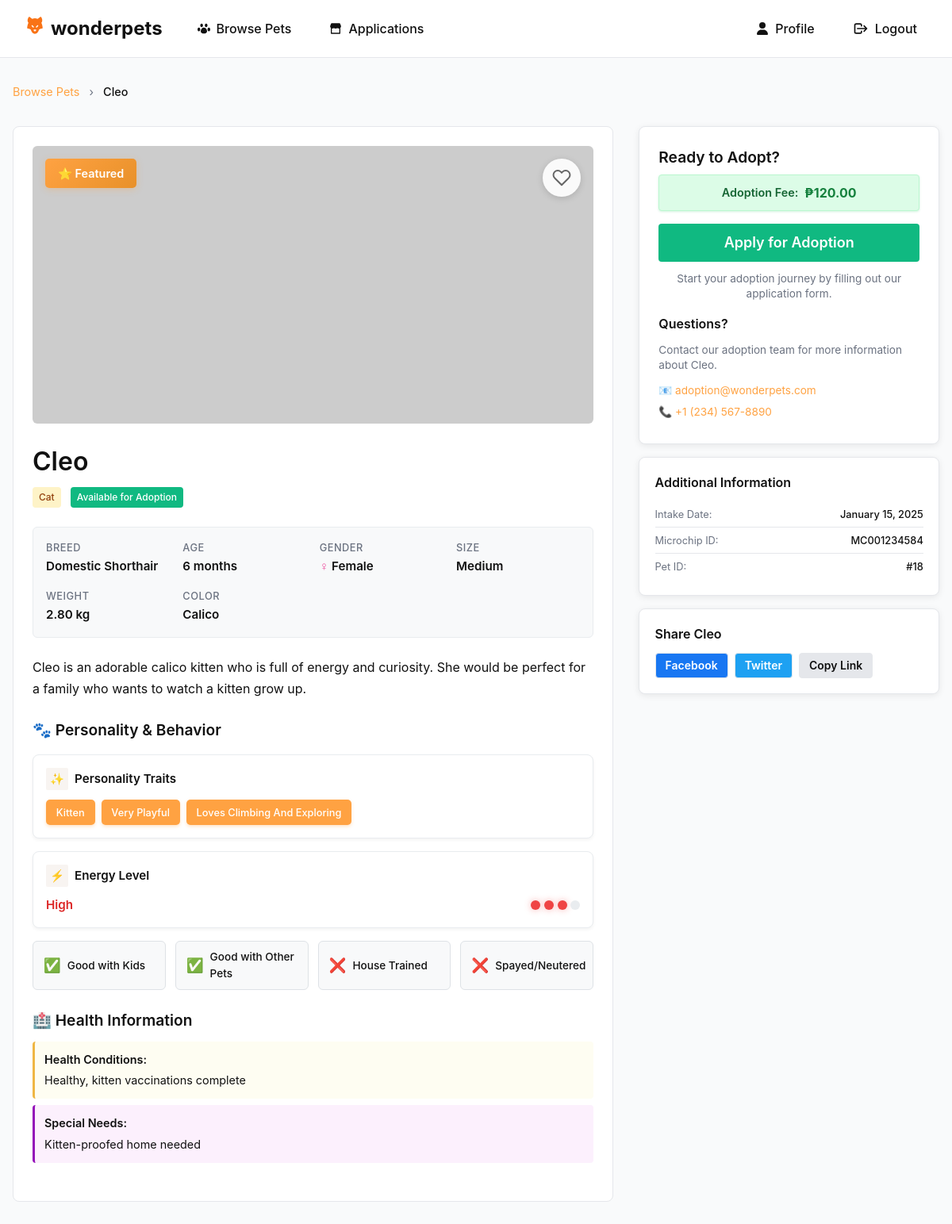
Screenshot of /src/pages/petProfile/index.php?id=18 (signed in) with the database file from the repository.
### tables this page shows
CREATE TABLE `pets` (
  `id` int(11) NOT NULL AUTO_INCREMENT,
  `name` varchar(100) NOT NULL,
  `pet_type_id` int(11) NOT NULL,
  `breed_id` int(11) DEFAULT NULL,
  `age_years` int(11) DEFAULT NULL,
  `age_months` int(11) DEFAULT NULL,
  `gender` enum('Male','Female','Unknown') NOT NULL,
  `size` enum('Small','Medium','Large','Extra Large') DEFAULT NULL,
  `weight` decimal(5,2) DEFAULT NULL COMMENT 'Weight in kg',
  `color` varchar(100) DEFAULT NULL,
  `personality_traits` text DEFAULT NULL,
  `health_conditions` text DEFAULT NULL,
  `special_needs` text DEFAULT NULL,
  `description` text DEFAULT NULL,
  `adoption_fee` decimal(10,2) DEFAULT 0.00,
  `is_spayed_neutered` tinyint(1) DEFAULT NULL,
  `is_house_trained` tinyint(1) DEFAULT NULL,
  `good_with_kids` tinyint(1) DEFAULT NULL,
  `good_with_pets` tinyint(1) DEFAULT NULL,
  `energy_level` enum('Low','Medium','High') DEFAULT NULL,
  `intake_date` date NOT NULL,
  `status` enum('available','pending','adopted','medical_hold','unavailable') NOT NULL DEFAULT 'available',
  `is_featured` tinyint(1) NOT NULL DEFAULT 0,
  `microchip_id` varchar(50) DEFAULT NULL,
  `pet_image` LONGBLOB DEFAULT NULL,
  `pet_image_type` varchar(50) DEFAULT NULL,
  `created_at` timestamp NOT NULL DEFAULT current_timestamp(),
  `updated_at` timestamp NOT NULL DEFAULT current_timestamp() ON UPDATE current_timestamp(),
  PRIMARY KEY (`id`),
  KEY `pet_type_id` (`pet_type_id`),
  KEY `breed_id` (`breed_id`),
  KEY `idx_status` (`status`),
  CONSTRAINT `pets_type_fk` FOREIGN KEY (`pet_type_id`) REFERENCES `pet_types` (`id`),
  CONSTRAINT `pets_breed_fk` FOREIGN KEY (`breed_id`) REFERENCES `breeds` (`id`) ON DELETE SET NULL
);

CREATE TABLE `pet_types` (
  `id` int(11) NOT NULL AUTO_INCREMENT,
  `type_name` varchar(50) NOT NULL,
  `description` text DEFAULT NULL,
  `is_active` tinyint(1) NOT NULL DEFAULT 1,
  `created_at` timestamp NOT NULL DEFAULT current_timestamp(),
  PRIMARY KEY (`id`),
  UNIQUE KEY `type_name` (`type_name`)
);

CREATE TABLE `breeds` (
  `id` int(11) NOT NULL AUTO_INCREMENT,
  `pet_type_id` int(11) NOT NULL,
  `breed_name` varchar(100) NOT NULL,
  `description` text DEFAULT NULL,
  `size_category` enum('Small','Medium','Large','Extra Large') DEFAULT NULL,
  `is_active` tinyint(1) NOT NULL DEFAULT 1,
  `created_at` timestamp NOT NULL DEFAULT current_timestamp(),
  PRIMARY KEY (`id`),
  KEY `pet_type_id` (`pet_type_id`),
  CONSTRAINT `breeds_pet_type_fk` FOREIGN KEY (`pet_type_id`) REFERENCES `pet_types` (`id`) ON DELETE CASCADE
);

### src/pages/petProfile/index.php (the view, shortened to what the rows shown need)
<?php
require '../../../server/db.php';
$pet_id = $_GET['id'] ?? null;
$pet_id = (int)$pet_id;
$sql = "
SELECT  p.*,
        b.breed_name,
        pt.type_name,
        (COALESCE(p.age_years,0) * 12 + COALESCE(p.age_months,0)) AS age_in_months
FROM pets p
LEFT JOIN breeds b ON b.id = p.breed_id
JOIN pet_types pt ON pt.id = p.pet_type_id
WHERE p.id = $pet_id
";
$result = $conn->query($sql);
$pet = $result ? $result->fetch_assoc() : null;
$age_years = (int)($pet['age_years'] ?? 0);
$age_months = (int)($pet['age_months'] ?? 0);
$age_display = '';
if ($age_years > 0) {
    $age_display .= $age_years . ' year' . ($age_years > 1 ? 's' : '');
    if ($age_months > 0) {
        $age_display .= ' and ' . $age_months . ' month' . ($age_months > 1 ? 's' : '');
    }
} else {
    $age_display = $age_months . ' month' . ($age_months > 1 ? 's' : '');
}
?>
<!DOCTYPE html>
<html lang="en">
<head>
    <link rel="stylesheet" href="index.css?v=<?php echo time(); ?>">
</head>
<body>
    <main class="container">
        <nav class="breadcrumb">
            <a href="../home/index.php">Browse Pets</a>
            <span class="separator">›</span>
            <span class="current"><?= htmlspecialchars($pet['name']) ?></span>
        </nav>
        <div class="pet-profile">
            <div class="profile-main">
                <div class="pet-info">
                    <div class="pet-header">
                        <h1 class="pet-name"><?= htmlspecialchars($pet['name']) ?></h1>
                        <div class="pet-meta">
                            <span class="badge badge-primary pet-type <?= strtolower($pet['type_name']) ?>"><?= htmlspecialchars($pet['type_name']) ?></span>
                            <span class="badge status-badge <?= strtolower(str_replace('_', '-', $pet['status'])) ?>">
                                <?php
                                switch($pet['status']) {
                                    case 'available':
                                        echo 'Available for Adoption';
                                        break;
                                }
                                ?>
                            </span>
                        </div>
                    </div>
                    <div class="facts">
                        <div class="fact-item">
                            <span class="label">Breed</span>
                            <span class="value"><?= htmlspecialchars($pet['breed_name'] ?? 'Mixed Breed') ?></span>
                        </div>
                        <div class="fact-item">
                            <span class="label">Age</span>
                            <span class="value"><?= $age_display ?></span>
                        </div>
                        <div class="fact-item">
                            <span class="value">
                                <span class="pet-gender <?= strtolower($pet['gender']) ?>">
                                    <?= htmlspecialchars($pet['gender']) ?>
                                </span>
                            </span>
                        </div>
                        <div class="fact-item">
                            <span class="label">Size</span>
                            <span class="value"><?= htmlspecialchars($pet['size'] ?? 'Not specified') ?></span>
                        </div>
                        <?php if ($pet['weight']): ?>
                        <div class="fact-item">
                            <span class="label">Weight</span>
                            <span class="value"><?= htmlspecialchars($pet['weight']) ?> kg</span>
                        </div>
                        <?php endif; ?>
                        <?php if ($pet['color']): ?>
                        <div class="fact-item">
                            <span class="label">Color</span>
                            <span class="value"><?= htmlspecialchars($pet['color']) ?></span>
                        </div>
                        <?php endif; ?>
                    </div>
                    <?php if ($pet['description']): ?>
                    <div class="description-section">
                        <p class="description"><?= nl2br(htmlspecialchars($pet['description'])) ?></p>
                    </div>
                    <?php endif; ?>
                    <?php if ($pet['personality_traits'] || $pet['energy_level'] || $pet['good_with_kids'] !== null || $pet['good_with_pets'] !== null): ?>
                    <div class="personality-section">
                        <?php if ($pet['personality_traits']): ?>
                        <div class="trait-card">
                            <div class="trait-tags">
                                <?php
                                $traits = preg_split('/[,.]/', $pet['personality_traits']);
                                foreach ($traits as $trait):
                                    $trait = trim($trait);
                                    if (!empty($trait)):
                                ?>
                                    <span class="trait-tag"><?= htmlspecialchars($trait) ?></span>
                                <?php
                                    endif;
                                endforeach;
                                ?>
                            </div>
                        </div>
                        <?php endif; ?>
                        <?php if ($pet['energy_level']): ?>
                        <div class="energy-card">
                            <div class="trait-header">
                                <span class="trait-icon">⚡</span>
                                <span class="trait-label">Energy Level</span>
                            </div>
                            <div class="energy-display">
                                <span class="energy-level-text <?php
                                    $energy_level = strtolower($pet['energy_level']);
                                    $energy_class = 'low';
                                    if (strpos($energy_level, 'low') !== false) {
                                        $energy_class = 'low';
                                    } elseif (strpos($energy_level, 'moderate') !== false || strpos($energy_level, 'medium') !== false) {
                                        $energy_class = 'medium';
                                    } elseif (strpos($energy_level, 'high') !== false) {
                                        $energy_class = 'high';
                                    }
                                    echo $energy_class;
                                ?>"><?= htmlspecialchars($pet['energy_level']) ?></span>
                                <div class="energy-bar">
                                    <?php
                                    $energy_value = 1;
                                    if (strpos($energy_level, 'low') !== false) $energy_value = 1;
                                    elseif (strpos($energy_level, 'moderate') !== false || strpos($energy_level, 'medium') !== false) $energy_value = 2;
                                    elseif (strpos($energy_level, 'high') !== false) $energy_value = 3;
                                    elseif (strpos($energy_level, 'very high') !== false) $energy_value = 4;
                                    for ($i = 1; $i <= 4; $i++):
                                    ?>
                                        <div class="energy-dot <?= $i <= $energy_value ? 'active ' . $energy_class : '' ?>"></div>
                                    <?php endfor; ?>
                                </div>
                            </div>
                        </div>
                        <?php endif; ?>
                    </div>
                    <?php endif; ?>
                    <?php if ($pet['health_conditions'] || $pet['special_needs']): ?>
                    <div class="health-section">
                        <?php if ($pet['health_conditions']): ?>
                        <div class="health-item health">
                            <span class="health-label">Health Conditions:</span>
                            <span class="health-value"><?= nl2br(htmlspecialchars($pet['health_conditions'])) ?></span>
                        </div>
                        <?php endif; ?>
                        <?php if ($pet['special_needs']): ?>
                        <div class="health-item needs">
                            <span class="health-label">Special Needs:</span>
                            <span class="health-value"><?= nl2br(htmlspecialchars($pet['special_needs'])) ?></span>
                        </div>
                        <?php endif; ?>
                    </div>
                    <?php endif; ?>
                </div>
            </div>
            <div class="profile-sidebar">
                <div class="adoption-card">
                    <div class="adoption-header">
                        <?php if ($pet['status'] === 'available'): ?>
                            <?php if ($pet['adoption_fee'] > 0): ?>
                                <div class="adoption-fee">
                                    Adoption Fee: <strong>₱<?= number_format($pet['adoption_fee'], 2) ?></strong>
                                </div>
                            <?php endif; ?>
                        <?php elseif ($pet['status'] === 'adopted'): ?>
                            <h3>🎉 Great News!</h3>
                            <p class="adoption-message"><?= htmlspecialchars($pet['name']) ?> has found a loving home!</p>
                        <?php elseif ($pet['status'] === 'pending'): ?>
                            <h3>📝 Adoption in Progress</h3>
                            <p class="adoption-message"><?= htmlspecialchars($pet['name']) ?> is currently under review for adoption.</p>
                        <?php elseif ($pet['status'] === 'medical_hold'): ?>
                            <h3>🏥 Medical Care</h3>
                            <p class="adoption-message"><?= htmlspecialchars($pet['name']) ?> is receiving medical care and will be available soon.</p>
                        <?php else: ?>
                            <h3>Currently Unavailable</h3>
                            <p class="adoption-message"><?= htmlspecialchars($pet['name']) ?> is temporarily unavailable for adoption.</p>
                        <?php endif; ?>
                    </div>
                    <div class="contact-info">
                        <h4>Questions?</h4>
                        <p>Contact our adoption team for more information about <?= htmlspecialchars($pet['name']) ?>.</p>
                        <a href="mailto:adoption@wonderpets.com" class="contact-link">
                            📧 adoption@wonderpets.com
                        </a>
                        <a href="tel:+1234567890" class="contact-link">
                            📞 +1 (234) 567-8890
                        </a>
                    </div>
                </div>
                <div class="additional-info">
                    <div class="info-item">
                        <span class="info-label">Intake Date:</span>
                        <span class="info-value"><?= date('F j, Y', strtotime($pet['intake_date'])) ?></span>
                    </div>
                    <?php if ($pet['microchip_id']): ?>
                    <div class="info-item">
                        <span class="info-label">Microchip ID:</span>
                        <span class="info-value"><?= htmlspecialchars($pet['microchip_id']) ?></span>
                    </div>
                    <?php endif; ?>
                    <div class="info-item">
                        <span class="info-label">Pet ID:</span>
                        <span class="info-value">#<?= $pet['id'] ?></span>
                    </div>
                </div>
                <div class="share-section">
                    <h4>Share <?= htmlspecialchars($pet['name']) ?></h4>
                    <div class="share-buttons">
                        <button onclick="shareOnFacebook()" class="btn btn-sm btn-secondary share-btn facebook">Facebook</button>
                        <button onclick="shareOnTwitter()" class="btn btn-sm btn-secondary share-btn twitter">Twitter</button>
                        <button onclick="copyLink()" class="btn btn-sm btn-secondary share-btn link">Copy Link</button>
                    </div>
                </div>
            </div>
        </div>
    </main>
</body>
</html>

### rows the page displays
pets: name "Cleo", pet_type.type_name "Cat", breed.breed_name "Domestic Shorthair", age_months "6 months", gender "Female", size "Medium", weight "2.80", color "Calico", description "Cleo is an adorable calico kitten who is full of energy and curiosity. She would be perfect for a family who wants to watch a kitten grow up.", personality_traits "Kitten", personality_traits "Very Playful", personality_traits "Loves Climbing And Exploring", energy_level "High", health_conditions "Healthy, kitten vaccinations complete", special_needs "Kitten-proofed home needed", adoption_fee "120.00", intake_date "January 15, 2025", microchip "MC001234584", id "18"
